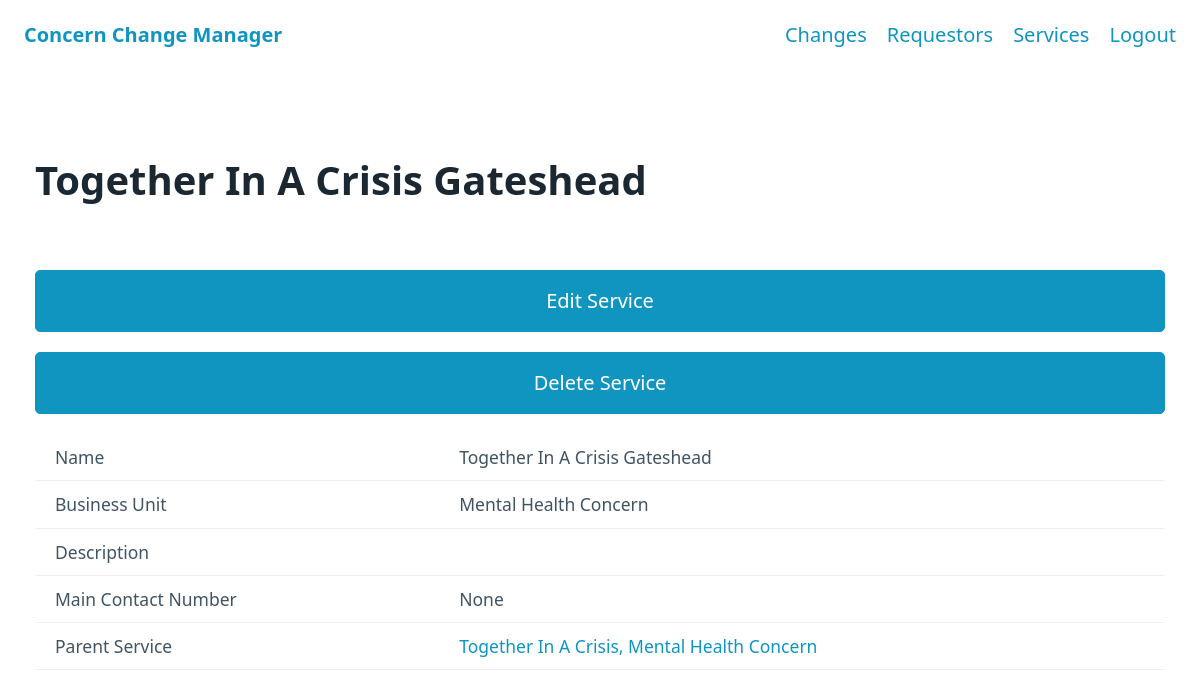
The page /service/2 (signed in) on the database its author committed.
### main/models.py (models this page shows)
class Service (models.Model):
    id = models.IntegerField(primary_key=True)
    name = models.CharField(max_length=50)
    BUSINESS_UNIT_OPTIONS = (
        ("Group", "Group"),
        ("Insight Healthcare", "Insight Healthcare"),
        ("Mental Health Concern", "Mental Health Concern"),
    )
    business_unit = models.CharField(
        max_length=50, choices=BUSINESS_UNIT_OPTIONS)
    description = models.TextField(null=True, blank=True)
    main_contact_number = models.CharField(
        max_length=18, null=True, blank=True)
    parent_service = models.ForeignKey(
        'self', null=True, blank=True, on_delete=models.SET_NULL, related_name="child_services")
    def get_absolute_url(self):
        return reverse('service-detail', kwargs={'pk': self.pk})
    def __str__(self):
        return self.name + ', ' + self.business_unit

### main/views.py (the view)
class ServiceDetailView(DetailView):
    model = Service
    template_name = "main/service-detail.html"

### main/templates/main/service-detail.html
{% extends 'detail-page.html' %}
{% block edit-button %}
<button onclick="window.location='{{object.id}}/edit'">Edit Service</button>
{% endblock edit-button %}
{% block delete-button %}
<button onclick="window.location='{{object.id}}/delete'">Delete Service</button>
{% endblock delete-button %}
{% block table %}
<table>
    <tr>
        <td> Name </td>
        <td> {{object.name}} </td>
    </tr>
    <tr>
        <td> Business Unit </td>
        <td> {{object.business_unit}} </td>
    </tr>
    <tr>
        <td> Description </td>
        <td> {{object.description}} </td>
    </tr>
    <tr>
        <td> Main Contact Number </td>
        <td> {{object.main_contact_number}} </td>
    </tr>
    <tr>
        <td> Parent Service </td>
        <td><a href={{object.parent_service.get_absolute_url}}> {{object.parent_service}} </a></td>
    </tr>
</table>
{% endblock table %}

### templates/detail-page.html (shortened to what this page needs)
{% extends 'base.html' %}
{% block content %}
    <h1>{{ object.name }}{{ object.title }}</h1>
    {% block edit-button %}{% endblock edit-button %}
    <div id="delete-div" style="{% if user.groups.all.0|lower == 'admin' %}visibility: visible;{% else %}visibility: hidden;{% endif %}">
        {% block delete-button %}{% endblock delete-button %}
    </div>
    {% block table %}
    {% endblock table %}
{% endblock content %}

### rows shown on the page
Service: name "Together In A Crisis Gateshead", business_unit "Mental Health Concern", main_contact_number "None", parent_service "Together In A Crisis, Mental Health Concern"
